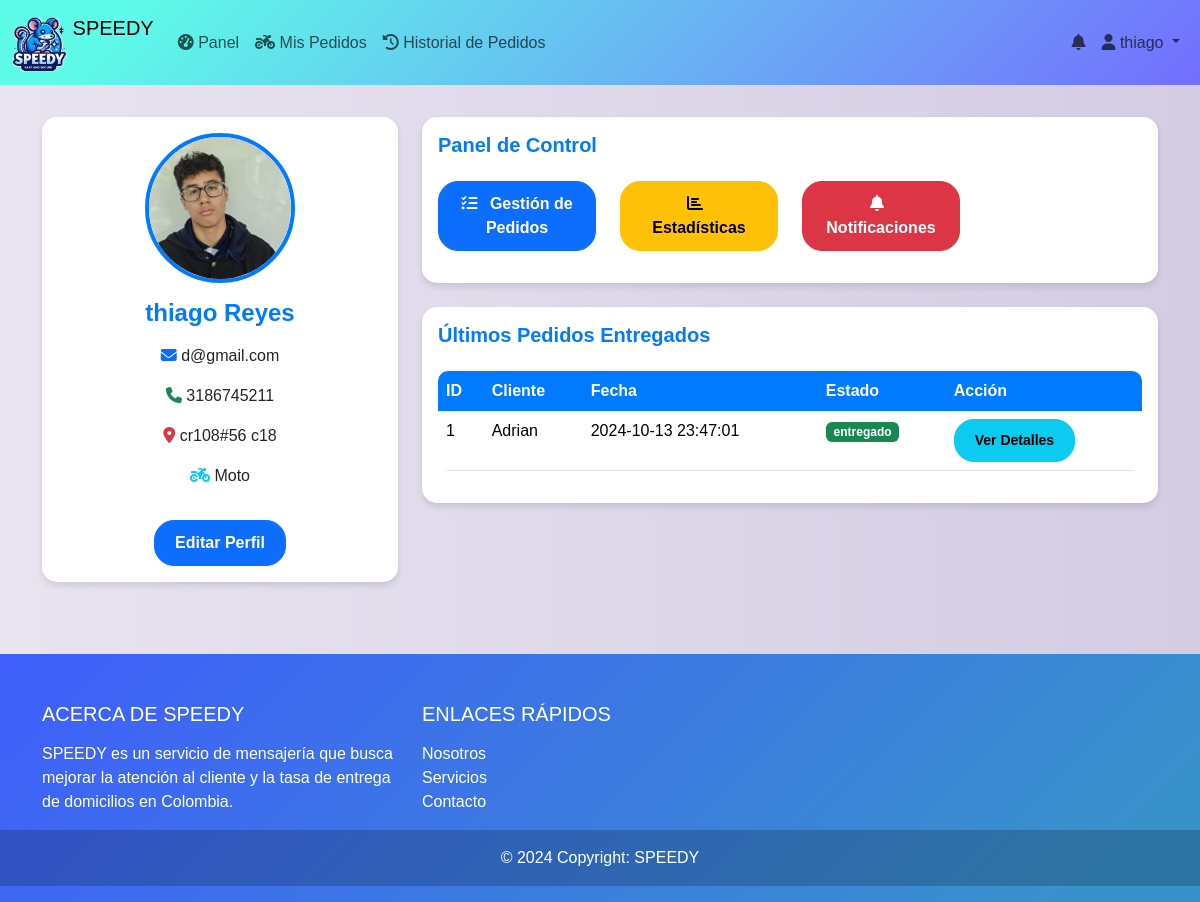
/index.php?controlador=domiciliario&accion=panel (signed in), run on the app's committed database.
### tables this page shows
CREATE TABLE IF NOT EXISTS `domiciliario` (
  `id` int NOT NULL AUTO_INCREMENT,
  `nombre` varchar(100) NOT NULL,
  `apellido` varchar(100) NOT NULL,
  `telefono` varchar(20) NOT NULL,
  `correo` varchar(100) DEFAULT NULL,
  `password` varchar(255) NOT NULL,
  `dom_foto` varchar(535) NOT NULL,
  `direccion` varchar(255) DEFAULT NULL,
  `fecha_registro` timestamp NULL DEFAULT CURRENT_TIMESTAMP,
  `vehiculo` varchar(50) DEFAULT NULL,
  `activo` tinyint(1) DEFAULT '1',
  PRIMARY KEY (`id`)
);

CREATE TABLE IF NOT EXISTS `pedido` (
  `id` int NOT NULL AUTO_INCREMENT,
  `id_usuario` int NOT NULL,
  `fecha_hora_pedido` timestamp NULL DEFAULT CURRENT_TIMESTAMP,
  `estado` enum('pendiente','aceptado','en_preparacion','listo_para_entrega','en_camino','entregado','cancelado') NOT NULL DEFAULT 'pendiente',
  `valor_pedido` decimal(10,2) NOT NULL,
  `direccion_entrega` varchar(255) DEFAULT NULL,
  `id_domiciliario` int DEFAULT NULL,
  `comentarios` text,
  `fecha_entrega` timestamp NULL DEFAULT NULL,
  `calificacion` decimal(3,2) DEFAULT NULL,
  `fecha_hora_entrega` timestamp NULL DEFAULT NULL,
  PRIMARY KEY (`id`),
  KEY `id_usuario` (`id_usuario`),
  KEY `id_domiciliario` (`id_domiciliario`)
);

CREATE TABLE IF NOT EXISTS `usuarios` (
  `id` int NOT NULL AUTO_INCREMENT,
  `nombre` varchar(100) DEFAULT NULL,
  `email` varchar(100) DEFAULT NULL,
  `password` varchar(255) NOT NULL,
  `direccion` varchar(255) DEFAULT NULL,
  `telefono` varchar(20) DEFAULT NULL,
  `id_rol` int DEFAULT '2',
  PRIMARY KEY (`id`),
  UNIQUE KEY `email` (`email`),
  KEY `id_rol` (`id_rol`)
);

### controladores/controlador_domiciliario.php (called while the page is built, shortened)
<?php
require_once './modelos/Domiciliario.php';
require_once './modelos/Pedidos.php';
class ControladorDomiciliario {
    private $modeloDomiciliario;
    private $modeloPedidos;
    public function __construct() {
        $this->modeloDomiciliario = new Domiciliario();
        $this->modeloPedidos = new Pedidos();
    }
    public function panel() {
        $correoDomiciliario = $_SESSION['usuario']['correo'];
        $datosDomiciliario = $this->modeloDomiciliario->obtenerDomiciliarioPorCorreo($correoDomiciliario);
        $pedidos = $this->modeloPedidos->obtenerPedidosPorDomiciliario($datosDomiciliario['id']);
        $pedidos = $pedidos ?: [];
        require_once 'vista/Domiciliario/panel_D.php';
    }
}
?>

### index.php (called while the page is built, shortened)
<?php
include_once "conexion.php";
include_once("./vista/plantilla.php");
?>

### modelos/Domiciliario.php (called while the page is built, shortened)
<?php
require_once './conexion.php';
class Domiciliario {
    private $db;
    public function __construct() {
        $this->db = baseDatos::crearInstancia();
    }
    public function obtenerDomiciliarioPorCorreo($correo) {
        $sql = "SELECT * FROM domiciliario WHERE correo = :correo";
        $stmt = $this->db->prepare($sql);
        $stmt->bindParam(':correo', $correo, PDO::PARAM_STR);
        $stmt->execute();
        $resultado = $stmt->fetch(PDO::FETCH_ASSOC);
        return $resultado;
    }
}
?>

### conexion.php (called while the page is built)
<?php
class baseDatos{
    public static $instancia=NULL;
    public static function crearInstancia() {
            if(!isset(self::$instancia)){
                $opcionesPDO[PDO::ATTR_ERRMODE] =PDO::ERRMODE_EXCEPTION;
                self::$instancia =new PDO ('mysql:host=localhost;dbname=bdspeedy','root','12345',$opcionesPDO);
            }
            return self ::$instancia;
        }
    }
?>

### modelos/Pedidos.php (called while the page is built, shortened)
<?php
require_once './conexion.php';
class Pedidos {
    private $db;
    public function __construct() {
        $this->db = baseDatos::crearInstancia();
    }
    public function obtenerPedidosPorDomiciliario($idDomiciliario) {
        $sql = "SELECT p.id, u.nombre AS cliente, p.fecha_hora_pedido AS fecha, p.estado
                FROM pedido p
                LEFT JOIN usuarios u ON p.id_usuario = u.id
                WHERE p.id_domiciliario = :idDomiciliario
                ORDER BY p.fecha_hora_pedido DESC";
        $stmt = $this->db->prepare($sql);
        $stmt->bindParam(':idDomiciliario', $idDomiciliario, PDO::PARAM_INT);
        $stmt->execute();
        return $stmt->fetchAll(PDO::FETCH_ASSOC);
    }
}
?>

### vista/Domiciliario/panel_D.php (the view, shortened to what this page needs)
<?php
if (!isset($datosDomiciliario) || empty($datosDomiciliario)) {
    echo "<div class='alert alert-danger'>Error: No se han recibido los datos del domiciliario.</div>";
} else {
?>
<!DOCTYPE html>
<html lang="es">
<head>
</head>
<body>
    <div class="container">
        <div class="row">
            <div class="col-md-4 mb-4">
                <div class="card">
                    <div class="card-body text-center">
                        <?php
                        $fotoUrl = isset($datosDomiciliario['dom_foto']) && !empty($datosDomiciliario['dom_foto'])
                            ? $datosDomiciliario['dom_foto']
                            : IMG_URL . 'domiciliarios/defaultDomiciliario.png';
                        ?>
                        <img src="<?php echo htmlspecialchars($fotoUrl); ?>"
                             alt="Foto de perfil de <?php echo htmlspecialchars($datosDomiciliario['nombre']); ?>"
                             class="profile-image"
                             onerror="this.onerror=null; this.src='<?php echo IMG_URL; ?>domiciliarios/defaultDomiciliario.png'; this.classList.add('default-image');">
                        <h4 class="card-title mb-3"><?php echo htmlspecialchars($datosDomiciliario['nombre'] . ' ' . $datosDomiciliario['apellido']); ?></h4>
                        <p class="card-text"><i class="fas fa-envelope text-primary"></i> <?php echo htmlspecialchars($datosDomiciliario['correo']); ?></p>
                        <p class="card-text"><i class="fas fa-phone text-success"></i> <?php echo htmlspecialchars($datosDomiciliario['telefono']); ?></p>
                        <p class="card-text"><i class="fas fa-map-marker-alt text-danger"></i> <?php echo htmlspecialchars($datosDomiciliario['direccion']); ?></p>
                        <p class="card-text"><i class="fas fa-motorcycle text-info"></i> <?php echo htmlspecialchars($datosDomiciliario['vehiculo']); ?></p>
                        <a href="<?php echo S_URL_D; ?>editarPerfil" class="btn btn-primary btn-custom mt-3">Editar Perfil</a>
                    </div>
                </div>
            </div>
            <div class="col-md-8">
                <div class="card mb-4">
                    <div class="card-body">
                        <h5 class="card-title mb-4">Panel de Control</h5>
                        <div class="row">
                            <div class="col-md-3 mb-3">
                                <a href="<?php echo S_URL_D; ?>gestionPedidos" class="btn btn-primary btn-custom btn-block">
                                    <i class="fas fa-tasks me-2"></i> Gestión de Pedidos
                                </a>
                            </div>
                            <div class="col-md-3 mb-3">
                                <a href="<?php echo S_URL_D; ?>mostrarEstadisticas" class="btn btn-warning btn-custom btn-block">
                                    <i class="fas fa-chart-bar me-2"></i> Estadísticas
                                </a>
                            </div>
                            <div class="col-md-3 mb-3">
                                <a href="<?php echo N_URL; ?>mostrarNotificaciones" class="btn btn-danger btn-custom btn-block">
                                    <i class="fas fa-bell me-2"></i> Notificaciones
                                </a>
                            </div>
                        </div>
                    </div>
                </div>
                <div class="card">
                    <div class="card-body">
                        <h5 class="card-title mb-4">Últimos Pedidos Entregados</h5>
                        <div class="table-responsive">
                            <table class="table table-hover">
                                <thead>
                                    <tr>
                                        <th>ID</th>
                                        <th>Cliente</th>
                                        <th>Fecha</th>
                                        <th>Estado</th>
                                        <th>Acción</th>
                                    </tr>
                                </thead>
                                <tbody>
                                    <?php if (!empty($pedidos)): ?>
                                        <?php foreach ($pedidos as $pedido): ?>
                                            <tr>
                                                <td><?php echo $pedido['id']; ?></td>
                                                <td><?php echo $pedido['cliente'] ?? 'N/A'; ?></td>
                                                <td><?php echo $pedido['fecha'] ?? 'N/A'; ?></td>
                                                <td><span class="badge bg-<?php echo $pedido['estado'] == 'entregado' ? 'success' : 'warning'; ?>"><?php echo $pedido['estado']; ?></span></td>
                                                <td>
                                                    <a href="<?php echo S_URL_PED; ?>verDetallePedidoDomiciliario&id=<?php echo $pedido['id']; ?>" class="btn btn-info btn-sm btn-custom">Ver Detalles</a>
                                                </td>
                                            </tr>
                                        <?php endforeach; ?>
                                    <?php else: ?>
                                        <tr>
                                            <td colspan="5" class="text-center">No hay pedidos asignados actualmente.</td>
                                        </tr>
                                    <?php endif; ?>
                                </tbody>
                            </table>
                        </div>
                    </div>
                </div>
            </div>
        </div>
    </div>
</body>
</html>
<?php
}
?>

### vista/recursos/css/estilos.css (style rules this page uses)
body { background: #D3CCE3; background: -webkit-linear-gradient(to right, #E9E4F0, #D3CCE3); background: linear-gradient(to right, #E9E4F0, #D3CCE3); margin: 0; }

### vista/Domiciliario/panel_D.php (style rules this page uses)
body { background-color: #f4f7fa; font-family: 'Arial', sans-serif; }
.container { padding-top: 2rem; }
.card { border: none; border-radius: 15px; box-shadow: 0 4px 6px rgba(0, 0, 0, 0.1); transition: all 0.3s ease; }
.profile-image { width: 150px; height: 150px; object-fit: cover; border-radius: 50%; border: 4px solid #007bff; background-color: #f8f9fa; margin-bottom: 1rem; }
.btn-custom { border-radius: 20px; padding: 10px 20px; font-weight: bold; transition: all 0.3s ease; }
.table { background-color: white; border-radius: 10px; overflow: hidden; }
.table thead th { background-color: #007bff; color: white; border: none; }
.card-title { color: #007bff; font-weight: bold; }

### data on the page
domiciliario: dom_foto (picture), nombre+apellido "thiago Reyes", correo "d@gmail.com", telefono "3186745211", direccion "cr108#56 c18", vehiculo "Moto"
pedido: id "1", id_usuario.nombre "Adrian", fecha_hora_pedido "2024-10-13 23:47:01", estado "entregado"

### other printed values
$_SESSION["usuario"]['nombre'] "thiago"
